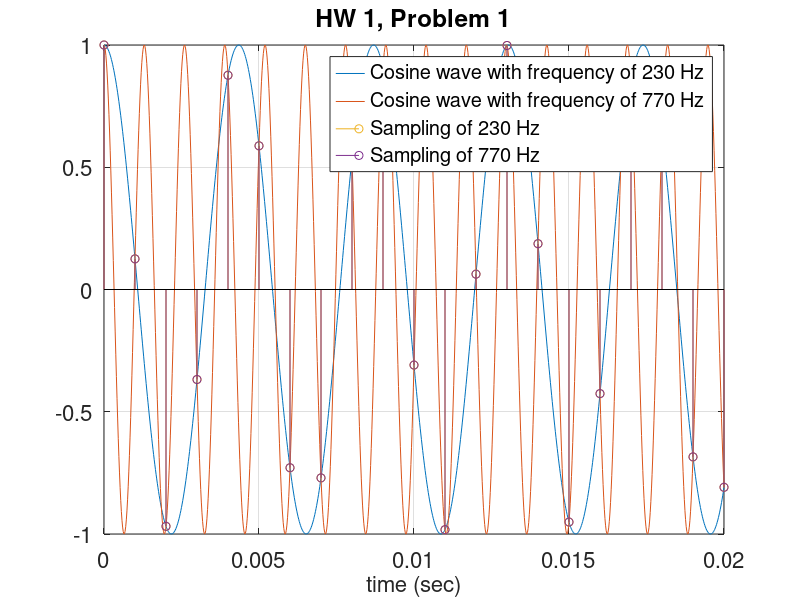

This figure's MATLAB source:
% Author: Spencer Goulette
% ECE 486 - HW #1
% January 28, 2018

clear variables;

% Declares two waveforms to be plotted:
% g1(t) = cos(2?(230)t)
% g2(t) = cos(2?(770)t)
%
% Declares two stem waveforms to be plotted
% based off of g1(t) and g2(t)

t = linspace(0,20 * 10^(-3),1001);
f = linspace(0,20 * 10^(-3),21);
g1 = cos(2 * pi * (230 * t));
g2 = cos(2 * pi * (770 * t));
h1 = cos(2 * pi * (230 * f));
h2 = cos(2 * pi * (770 * f));

% Plots the waveforms and the stems
% The x-axis goes from 0ms to 20ms
% The y-axis goes from -1 to 1

Fig1 = figure('Position', [200, 75, 850, 600]);
plot(t,g1,t,g2);
hold on;
stem(f,h1);
stem(f,h2);
hold off;
grid on;
axis ([0 20 * 10^(-3) -1 1])
set(gca, 'fontsize', 16);
xlabel('time (sec)', 'fontsize', 16);
title('HW 1, Problem 1');
legend('Cosine wave with frequency of 230 Hz','Cosine wave with frequency of 770 Hz','Sampling of 230 Hz','Sampling of 770 Hz');
